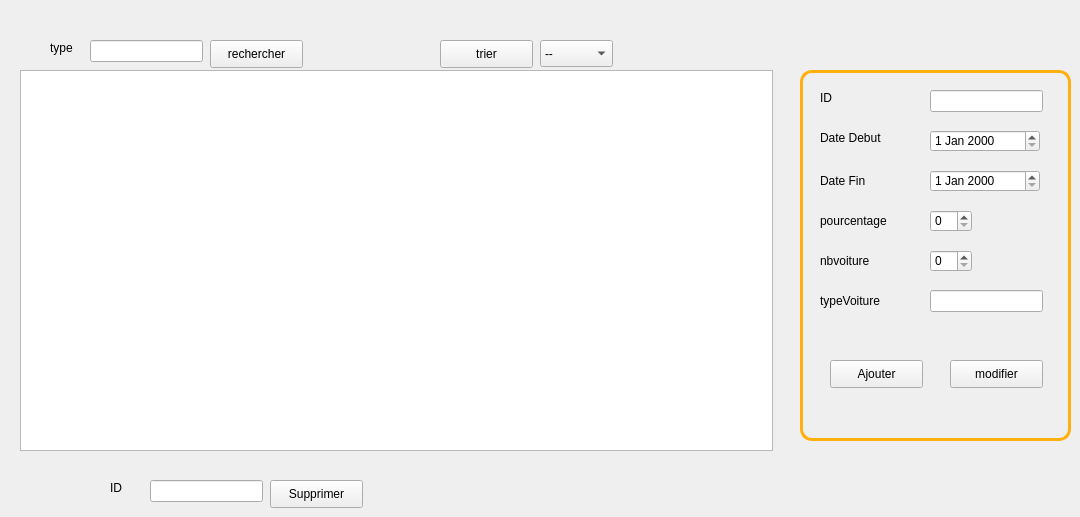
      <widget class="QWidget" name="page_8">
       <widget class="QDateEdit" name="dateEdit_fin">
        <property name="geometry">
         <rect>
          <x>930</x>
          <y>170</y>
          <width>110</width>
          <height>22</height>
         </rect>
        </property>
       </widget>
       <widget class="QLineEdit" name="typeV">
        <property name="geometry">
         <rect>
          <x>930</x>
          <y>290</y>
          <width>113</width>
          <height>22</height>
         </rect>
        </property>
       </widget>
       <widget class="QSpinBox" name="nbvoiture">
        <property name="geometry">
         <rect>
          <x>930</x>
          <y>250</y>
          <width>42</width>
          <height>22</height>
         </rect>
        </property>
       </widget>
       <widget class="QPushButton" name="pb_rechercherP">
        <property name="geometry">
         <rect>
          <x>210</x>
          <y>40</y>
          <width>93</width>
          <height>28</height>
         </rect>
        </property>
        <property name="text">
         <string>rechercher</string>
        </property>
       </widget>
       <widget class="QSpinBox" name="pourc">
        <property name="geometry">
         <rect>
          <x>930</x>
          <y>210</y>
          <width>42</width>
          <height>22</height>
         </rect>
        </property>
       </widget>
       <widget class="QLineEdit" name="lineEdit_idS">
        <property name="geometry">
         <rect>
          <x>150</x>
          <y>480</y>
          <width>113</width>
          <height>22</height>
         </rect>
        </property>
       </widget>
       <widget class="QLineEdit" name="lineEdit_id">
        <property name="geometry">
         <rect>
          <x>930</x>
          <y>90</y>
          <width>113</width>
          <height>22</height>
         </rect>
        </property>
       </widget>
       <widget class="QLabel" name="pourcentage_2">
        <property name="geometry">
         <rect>
          <x>820</x>
          <y>210</y>
          <width>101</width>
          <height>21</height>
         </rect>
        </property>
        <property name="text">
         <string>pourcentage</string>
        </property>
       </widget>
       <widget class="QDateEdit" name="dateEdit_debut">
        <property name="geometry">
         <rect>
          <x>930</x>
          <y>130</y>
          <width>110</width>
          <height>22</height>
         </rect>
        </property>
       </widget>
       <widget class="QPushButton" name="pb_ajouterP">
        <property name="geometry">
         <rect>
          <x>830</x>
          <y>360</y>
          <width>93</width>
          <height>28</height>
         </rect>
        </property>
        <property name="text">
         <string>Ajouter</string>
        </property>
       </widget>
       <widget class="QLabel" name="nbvoiture_2">
        <property name="geometry">
         <rect>
          <x>820</x>
          <y>250</y>
          <width>91</width>
          <height>21</height>
         </rect>
        </property>
        <property name="text">
         <string>nbvoiture</string>
        </property>
       </widget>
       <widget class="QLabel" name="DAtefin">
        <property name="geometry">
         <rect>
          <x>820</x>
          <y>170</y>
          <width>91</width>
          <height>21</height>
         </rect>
        </property>
        <property name="text">
         <string>Date Fin</string>
        </property>
       </widget>
       <widget class="QPushButton" name="pb_triP">
        <property name="geometry">
         <rect>
          <x>440</x>
          <y>40</y>
          <width>93</width>
          <height>28</height>
         </rect>
        </property>
        <property name="text">
         <string>trier</string>
        </property>
       </widget>
       <widget class="QTableView" name="tabpromotion">
        <property name="geometry">
         <rect>
          <x>20</x>
          <y>70</y>
          <width>753</width>
          <height>381</height>
         </rect>
        </property>
       </widget>
       <widget class="QLabel" name="label_54">
        <property name="geometry">
         <rect>
          <x>110</x>
          <y>480</y>
          <width>56</width>
          <height>16</height>
         </rect>
        </property>
        <property name="text">
         <string>ID </string>
        </property>
       </widget>
       <widget class="QPushButton" name="pb_modifierP">
        <property name="geometry">
         <rect>
          <x>950</x>
          <y>360</y>
          <width>93</width>
          <height>28</height>
         </rect>
        </property>
        <property name="text">
         <string>modifier</string>
        </property>
       </widget>
       <widget class="QComboBox" name="comboBoxP">
        <property name="geometry">
         <rect>
          <x>540</x>
          <y>40</y>
          <width>73</width>
          <height>27</height>
         </rect>
        </property>
        <item>
         <property name="text">
          <string>--</string>
         </property>
        </item>
        <item>
         <property name="text">
          <string>nb voiture</string>
         </property>
        </item>
        <item>
         <property name="text">
          <string>type voiture</string>
         </property>
        </item>
        <item>
         <property name="text">
          <string>pourc</string>
         </property>
        </item>
        <item>
         <property name="text">
          <string>dateD</string>
         </property>
        </item>
        <item>
         <property name="text">
          <string>dateF</string>
         </property>
        </item>
       </widget>
       <widget class="QLabel" name="typevoiture">
        <property name="geometry">
         <rect>
          <x>820</x>
          <y>290</y>
          <width>91</width>
          <height>21</height>
         </rect>
        </property>
        <property name="text">
         <string>typeVoiture</string>
        </property>
       </widget>
       <widget class="QLineEdit" name="lineEdit_RP">
        <property name="geometry">
         <rect>
          <x>90</x>
          <y>40</y>
          <width>113</width>
          <height>22</height>
         </rect>
        </property>
       </widget>
       <widget class="QLabel" name="label_55">
        <property name="geometry">
         <rect>
          <x>50</x>
          <y>40</y>
          <width>56</width>
          <height>16</height>
         </rect>
        </property>
        <property name="text">
         <string>type</string>
        </property>
       </widget>
       <widget class="QLabel" name="ID_3">
        <property name="geometry">
         <rect>
          <x>820</x>
          <y>90</y>
          <width>56</width>
          <height>16</height>
         </rect>
        </property>
        <property name="text">
         <string>ID</string>
        </property>
       </widget>
       <widget class="QLabel" name="DateDebut">
        <property name="geometry">
         <rect>
          <x>820</x>
          <y>130</y>
          <width>91</width>
          <height>16</height>
         </rect>
        </property>
        <property name="text">
         <string>Date Debut</string>
        </property>
       </widget>
       <widget class="QPushButton" name="pb_supprimer">
        <property name="geometry">
         <rect>
          <x>270</x>
          <y>480</y>
          <width>93</width>
          <height>28</height>
         </rect>
        </property>
        <property name="text">
         <string>Supprimer</string>
        </property>
       </widget>
       <widget class="QLabel" name="label_56">
        <property name="geometry">
         <rect>
          <x>800</x>
          <y>70</y>
          <width>271</width>
          <height>371</height>
         </rect>
        </property>
        <property name="styleSheet">
         <string notr="true">background-color: transparent;
border-radius: 12px;
border-color: rgb(255, 175, 14);
	padding: 5px;
border-width: 3px;
border-style: solid ;</string>
        </property>
        <property name="text">
         <string/>
        </property>
       </widget>
       <zorder>label_56</zorder>
       <zorder>dateEdit_fin</zorder>
       <zorder>typeV</zorder>
       <zorder>nbvoiture</zorder>
       <zorder>pb_rechercherP</zorder>
       <zorder>pourc</zorder>
       <zorder>lineEdit_idS</zorder>
       <zorder>lineEdit_id</zorder>
       <zorder>pourcentage_2</zorder>
       <zorder>dateEdit_debut</zorder>
       <zorder>pb_ajouterP</zorder>
       <zorder>nbvoiture_2</zorder>
       <zorder>DAtefin</zorder>
       <zorder>pb_triP</zorder>
       <zorder>tabpromotion</zorder>
       <zorder>label_54</zorder>
       <zorder>pb_modifierP</zorder>
       <zorder>comboBoxP</zorder>
       <zorder>typevoiture</zorder>
       <zorder>lineEdit_RP</zorder>
       <zorder>label_55</zorder>
       <zorder>ID_3</zorder>
       <zorder>DateDebut</zorder>
       <zorder>pb_supprimer</zorder>
      </widget>
